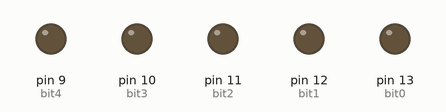
A sketch run on a simulated Arduino Uno, built with avr-gcc and run on an emulated ATmega328P. Parts: output pins drawn as LEDs (lit = HIGH).

Above: at 0.1 s.
At 4.1 s:
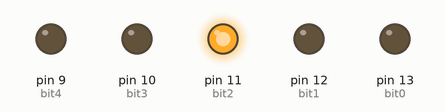
At 9.1 s:
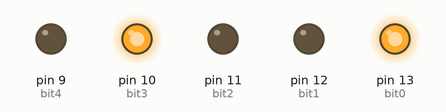
At 19.1 s:
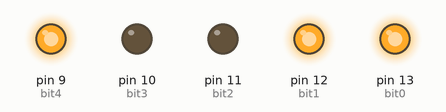
At 29.1 s:
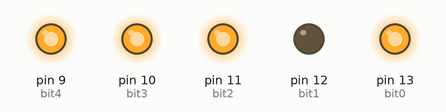
At 39.1 s:
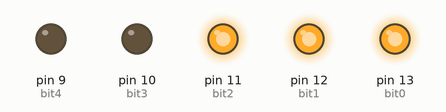
Timing chart, 0 to 40.0 s (numbered marks = the images above):
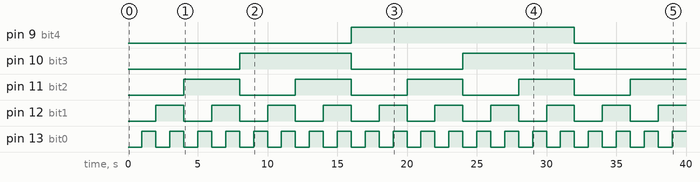

Measured:
- by itself, pin 9 (bit4): LOW → HIGH at 16.0 s, → LOW 16.0 s later
- by itself, pin 10 (bit3): alternates HIGH for 8.0 s and LOW for 8.0 s
- by itself, pin 11 (bit2): alternates HIGH for 4.0 s and LOW for 4.0 s
- by itself, pin 12 (bit1): alternates HIGH for 2.0 s and LOW for 2.0 s
- by itself, pin 13 (bit0): alternates HIGH for 1.0 s and LOW for 1.0 s

The sketch:

lab4-binary-counter2.ino
```cpp
int bit0 = 13;
int bit1 = 12;
int bit2 = 11;
int bit3 = 10;
int bit4 = 9;

int onDelay = 500;
int inBetweenDelay = 1000;

void setup() {
  // put your setup code here, to run once:
  pinMode(bit0, OUTPUT);
  pinMode(bit1, OUTPUT);
  pinMode(bit2, OUTPUT);
  pinMode(bit3, OUTPUT);
  pinMode(bit4, OUTPUT);

  Serial.begin(9600);
}

void loop() {
  // put your main code here, to run repeatedly:

  for (unsigned int i = 0; i < 32; i++) {

    if (i % 2 >= 1) {
      digitalWrite(bit0, HIGH);
    } else {
      digitalWrite(bit0, LOW);
    }
    if (i % 4 >= 2) {
      digitalWrite(bit1, HIGH);
    } else {
      digitalWrite(bit1, LOW);
    }
    if (i % 8 >= 4) {
      digitalWrite(bit2, HIGH);
    } else {
      digitalWrite(bit2, LOW);
    }
    if (i % 16 >= 8) {
      digitalWrite(bit3, HIGH);

    } else {
      digitalWrite(bit3, LOW);
    }

    if (i % 32 >= 16) {
      digitalWrite(bit4, HIGH);
    } else {
      digitalWrite(bit4, LOW);
    }

    delay(inBetweenDelay);
  }
}
```
